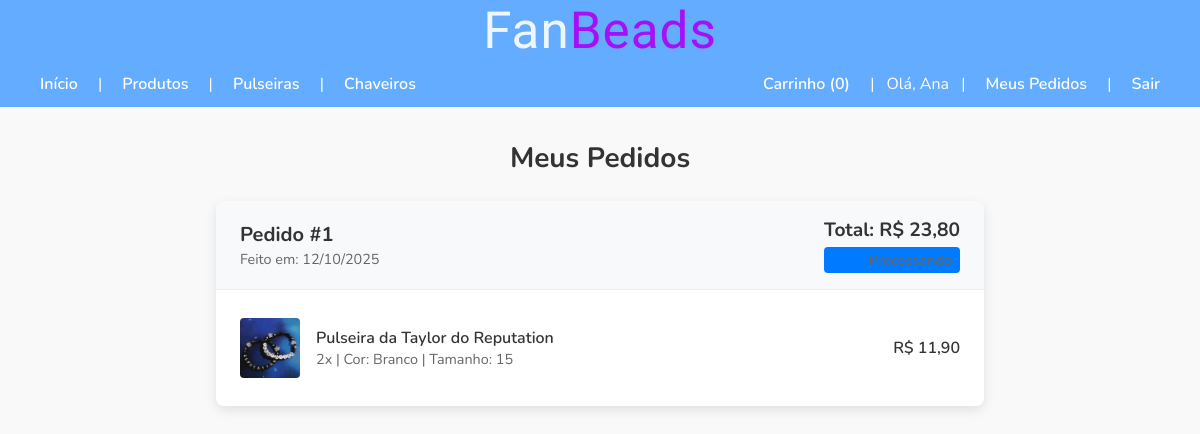
Page /meus-pedidos (signed in) on the earlier database version.
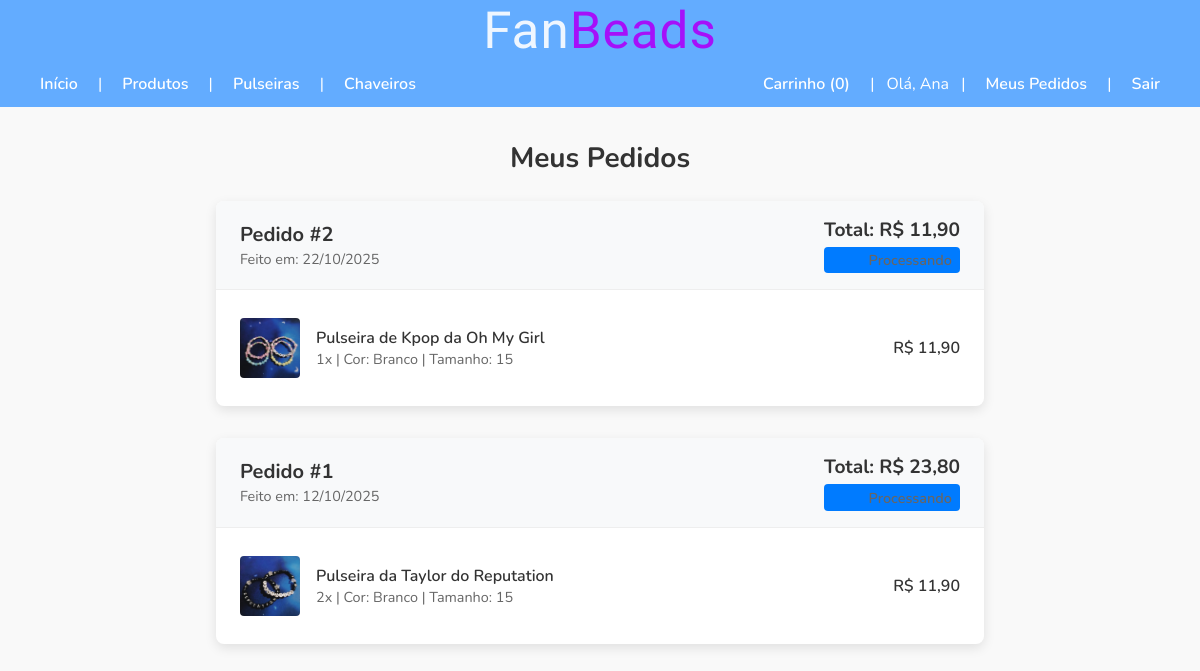
Same page on the later database version.
### tables this page shows
CREATE TABLE `pedidos` (
  `id_pedido` int(11) NOT NULL,
  `id_usuario` int(11) NOT NULL,
  `data_pedido` timestamp NOT NULL DEFAULT current_timestamp(),
  `valor_total` decimal(10,2) NOT NULL,
  `status` varchar(50) NOT NULL DEFAULT 'Processando'
);

CREATE TABLE `pedido_itens` (
  `id_item` int(11) NOT NULL,
  `id_pedido` int(11) NOT NULL,
  `id_produto` int(11) NOT NULL,
  `quantidade` int(11) NOT NULL,
  `preco_unitario` decimal(10,2) NOT NULL,
  `cor` varchar(100) DEFAULT NULL,
  `tamanho` varchar(50) DEFAULT NULL
);

CREATE TABLE `produto` (
  `id_produto` int(11) NOT NULL,
  `nome` varchar(255) NOT NULL,
  `descricao` text DEFAULT NULL,
  `preco` decimal(10,2) NOT NULL,
  `imagem` varchar(255) DEFAULT NULL,
  `categoria_id` int(11) NOT NULL
);

### Controllers/pedidoController.class.php (called while the page is built, shortened)
<?php
class PedidoController
{
    private PedidoDAO $pedidoDAO;
    public function __construct()
    {
        $this->pedidoDAO = new PedidoDAO();
    }
    public function historico(): void
    {
        $idUsuario = $_SESSION['user']['id'];
        $pedidos = $this->pedidoDAO->buscarPorUsuario($idUsuario);
        require 'Views/meus_pedidos.php';
    }
}

### index.php (called while the page is built, shortened)
<?php
spl_autoload_register(function ($className) {
    $directories = ['Controllers/', 'Models/'];
    foreach ($directories as $dir) {
        $file = __DIR__ . '/' . $dir . $className . '.class.php';
        if (file_exists($file)) {
            return;
        }
    }
});
require_once 'rotas.php';
$method = $_SERVER['REQUEST_METHOD'];
$uri = parse_url($_SERVER['REQUEST_URI'], PHP_URL_PATH);
$baseDir = '/fanbeads';
if (str_starts_with($uri, $baseDir)) {
    $uri = substr($uri, strlen($baseDir));
}
$router->handleRequest($method, $uri);

### Models/Conexao.class.php (called while the page is built, shortened)
<?php
class Conexao
{
    private static ?PDO $instance = null;
    public static function getInstancia(): PDO
    {
        if (self::$instance === null) {
            $dsn = 'mysql:host=localhost;dbname=fanbeads;charset=utf8mb4';
            $user = 'root';
            $pass = '';
            self::$instance = new PDO($dsn, $user, $pass);
            self::$instance->setAttribute(PDO::ATTR_ERRMODE, PDO::ERRMODE_EXCEPTION);
        }
        return self::$instance;
    }
}

### Models/PedidoDAO.class.php (called while the page is built, shortened)
<?php
class PedidoDAO
{
    private PDO $db;
    public function __construct()
    {
        $this->db = Conexao::getInstancia();
    }
    public function buscarPorUsuario(int $idUsuario): array
    {
        $sqlPedidos = "SELECT * FROM pedidos WHERE id_usuario = :id_usuario ORDER BY data_pedido DESC";
        $stmtPedidos = $this->db->prepare($sqlPedidos);
        $stmtPedidos->bindValue(':id_usuario', $idUsuario);
        $stmtPedidos->execute();
        $pedidos = $stmtPedidos->fetchAll(PDO::FETCH_CLASS, Pedido::class);
        $sqlItens = "SELECT pi.*, p.nome AS nome_produto, p.imagem AS imagem_produto
                     FROM pedido_itens pi
                     JOIN produto p ON pi.id_produto = p.id_produto
                     WHERE pi.id_pedido = :id_pedido";
        $stmtItens = $this->db->prepare($sqlItens);
        foreach ($pedidos as $pedido) {
            $stmtItens->bindValue(':id_pedido', $pedido->getId());
            $stmtItens->execute();
            $itens = $stmtItens->fetchAll(PDO::FETCH_ASSOC);
        }
        return $pedidos;
    }
}

### Models/Pedido.class.php (called while the page is built, shortened)
<?php
class Pedido
{
    private int $id_pedido;
    private string $data_pedido;
    private float $valor_total;
    private string $status;
    private array $itens = [];
    public function getId(): int { return $this->id_pedido; }
    public function getDataPedido(): string { return $this->data_pedido; }
    public function getValorTotal(): float { return $this->valor_total; }
    public function getStatus(): string { return $this->status; }
    public function getItens(): array { return $this->itens; }
    public function setItens(array $itens): void { $this->itens = $itens; }
}

### Views/meus_pedidos.php (the view, shortened to what the changed rows need)
<!DOCTYPE html>
<html lang="pt-br">
<head>
    <link rel="stylesheet" href="/fanbeads/assets/css/style.css">
</head>
<body>
    <?php require 'Views/menu.php'; ?>
    <main class="order-history-page">
        <h1>Meus Pedidos</h1>
        <?php if (empty($pedidos)): ?>
            <p class="no-orders-message">Você ainda não fez nenhum pedido.</p>
        <?php else: ?>
            <?php foreach ($pedidos as $pedido): ?>
                <div class="order-card">
                    <div class="order-card-header">
                        <div class="header-info">
                            <h3>Pedido #<?= $pedido->getId() ?></h3>
                            <span>Feito em: <?= date('d/m/Y', strtotime($pedido->getDataPedido())) ?></span>
                        </div>
                        <div class="header-total">
                            <strong>Total: R$ <?= number_format($pedido->getValorTotal(), 2, ',', '.') ?></strong>
                            <span class="status status-<?= strtolower($pedido->getStatus()) ?>"><?= htmlspecialchars($pedido->getStatus()) ?></span>
                        </div>
                    </div>
                    <div class="order-card-body">
                        <?php foreach ($pedido->getItens() as $item): ?>
                            <div class="history-item">
                                <img src="/fanbeads/assets/img/<?= htmlspecialchars($item['imagem_produto']) ?>" alt="<?= htmlspecialchars($item['nome_produto']) ?>">
                                <div class="item-details">
                                    <span class="item-name"><?= htmlspecialchars($item['nome_produto']) ?></span>
                                    <span class="item-options">
                                        <?= $item['quantidade'] ?>x | Cor: <?= htmlspecialchars($item['cor']) ?> | Tamanho: <?= htmlspecialchars($item['tamanho']) ?>
                                    </span>
                                </div>
                                <span class="item-price">R$ <?= number_format($item['preco_unitario'], 2, ',', '.') ?></span>
                            </div>
                        <?php endforeach; ?>
                    </div>
                </div>
            <?php endforeach; ?>
        <?php endif; ?>
    </main>
</body>
</html>

Differences in the rows shown:
added pedidos: id_pedido "2", data_pedido "22/10/2025", valor_total "11,90"
added pedido_itens: id_produto.imagem (picture), id_produto.nome "Pulseira de Kpop da Oh My Girl", quantidade "1", cor "Branco", tamanho "15", preco_unitario "11,90", shown under "2"
